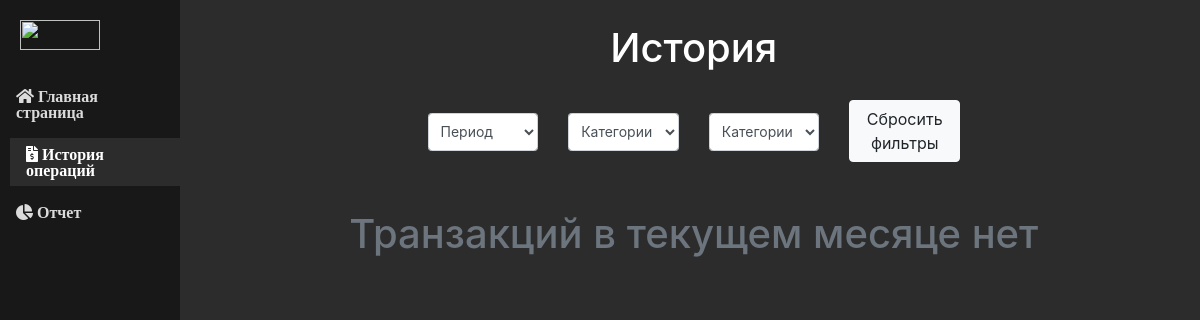
Before: /history with the older database file.
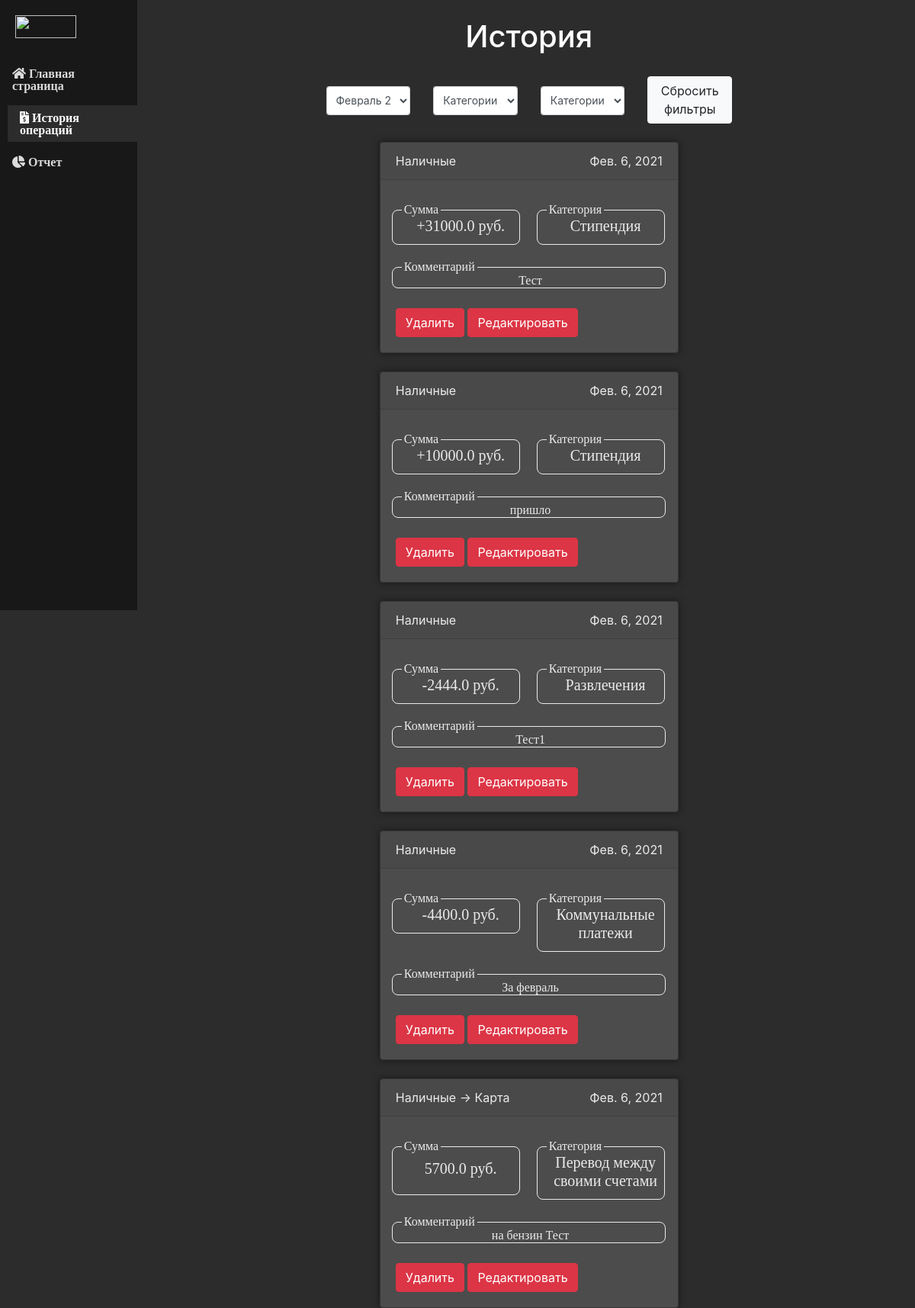
After: the same page with the newer database file.
### core/models.py (models this page shows)
class Transaction(models.Model):
    amount = models.PositiveIntegerField()
    date = models.DateField()
    commentary = models.TextField(blank=True)
    class Meta:
        abstract = True

class IncomeTransaction(Transaction):
    income_category = models.ForeignKey(
        IncomeCategory,
        on_delete=models.PROTECT
    )
    account = models.ForeignKey(
        Account,
        on_delete=models.PROTECT
    )

class Account(models.Model):
    name = models.CharField(max_length=100)

class IncomeCategory(models.Model):
    name = models.CharField(max_length=100)

class ExpenseTransaction(Transaction):
    account = models.ForeignKey(
        Account,
        on_delete=models.PROTECT
    )
    expense_category = models.ForeignKey(
        ExpenseCategory,
        on_delete=models.PROTECT
    )

class ExpenseCategory(models.Model):
    name = models.CharField(max_length=100)

class InnerTransaction(Transaction):
    account_from = models.ForeignKey(
        Account,
        on_delete=models.PROTECT,
        related_name='inner_transaction_from_set'
    )
    account_to = models.ForeignKey(
        Account,
        on_delete=models.PROTECT,
        related_name='inner_transaction_to_set'
    )

### core/views.py (the view, shortened to what this page needs)
# urls.py: path('history', views.history, name='history'),
def history(request):
    url_name = request.resolver_match.url_name  # Получение имени активной страницы
    now = datetime.datetime.now()
    month_filter = now.month  # Значение месяца по умолчанию для фильра по месяцу и году
    year_filter = now.year  # Значение года по умолчанию для фильра по месяцу и году
    income_category = None  # Значение фильтра по категориям дохода
    expense_category = None  # Значение фильтра по категориям расхода
    transactions = utils.get_all_transaction_with_month_and_year_filter(year_filter, month_filter)  # Получение всех существующих транзакций с учетом фильтра по месяцам и годам
    monthDict = utils.get_month()  # Получение всех месяцев и годов существующих транзакций
    incomeCategoriesDict = utils.get_income_categories()  # Получение всех категорий дохода в существующих транзакциях
    expenseCategoriesDict = utils.get_expense_categories()  # Получение всех категорий расхода в существующих транзакциях
    return render(
        request,
        'core/history.html',
        {
            'url_name': url_name,
            'transactions': transactions,
            'month_filter': month_filter,
            'year_filter': year_filter,
            'monthDict': monthDict,
            'income_category': income_category,
            'incomeCategoriesDict': incomeCategoriesDict,
            'expense_category': expense_category,
            'expenseCategoriesDict': expenseCategoriesDict
        }
    )

### core/templatetags/core_custom_tags.py (called while the page is built)
@register.filter(name='division')
def division(value, args):
    return value/args

@register.filter(name='index_search')
def index_search(arr, index):
    return arr[index]

### core/utils.py (called while the page is built)
def get_income_categories():
    incomeT = IncomeTransaction.objects.all()
    incomeCategoriesDict = {
        "income filter inner": "Внутренние переводы",
        0: "Все зачисления"
    }
    for el in incomeT:
        incomeCategoriesDict.update({
            el.income_category.id: el.income_category.name
        })
    return incomeCategoriesDict

def get_expense_categories():
    expenseT = ExpenseTransaction.objects.all()
    expenseCategoriesDict = {
        "expense filter inner": "Внутренние переводы",
        0: "Все расходы"
    }
    for el in expenseT:
        expenseCategoriesDict.update({
            el.expense_category.id: el.expense_category.name
        })
    return expenseCategoriesDict

def get_all_transaction_with_month_and_year_filter(year_filter, month_filter):
    incomeT = IncomeTransaction.objects.filter(
        date__year=year_filter
    ).filter(
        date__month=month_filter
    )
    expenseT = ExpenseTransaction.objects.filter(
        date__year=year_filter
    ).filter(
        date__month=month_filter
    )
    innerT = InnerTransaction.objects.filter(
        date__year=year_filter
    ).filter(
        date__month=month_filter
    )
    transactions = sorted(
        (chain(incomeT, expenseT, innerT)),
        key=attrgetter('date'), reverse=True
    )
    return transactions

### core/templates/core/history.html (shortened to what this page needs)
{% extends 'core/base.html' %}
{% load core_custom_tags %}
{% load static %}
{% block content %}
  <h1 class="text-center my-4">История</h1>
  <div class="row justify-content-center">
    <div class="col-md-10">
      <form id="history-page__month-and-categories-filter" method="POST" action="{% url 'core:history' %}">
        <div class="row justify-content-center align-items-center">
          <div class="col-lg-2 col-md-5">
            <select class="form-control form-control-sm" name="month_filter_history" onchange="this.form.submit()">
              <option disabled {% if not transactions %}selected{% endif %}>Период</option>
              {% for key in monthDict %}
                <option value="{{key}}" {% if month_filter == key|index_search:0 and year_filter == key|index_search:1 %}selected{% endif %}>{{ monthDict|index_search:key }}</option>
              {% endfor %}
            </select>
          </div>
          <div class="col-lg-2 col-md-5">
            <select class="form-control form-control-sm" name="income_filter_history" id="category-filter__income" onchange="applyActionsAndSubmit([resetExpenseFilter])">
              <option value="" disabled {% if income_category == None %}selected{% endif %}>Категории зачислений</option>
            </select>
          </div>
          <div class="col-lg-2 col-md-5">
            <select class="form-control form-control-sm" name="expense_filter_history" id="category-filter__expense" onchange="applyActionsAndSubmit([resetIncomeFilter])();">
              <option value="" disabled {% if expense_category == None %}selected{% endif %}>Категории расходов</option>
            </select>
          </div>
          <div class="col-lg-2 col-md-5">
            <button class="btn btn-light mt-1" onclick="applyActionsAndSubmit([resetIncomeFilter, resetExpenseFilter])">Сбросить фильтры</button>
          </div>
        </div>
      </form>
    </div>
  </div>
  {% if transactions %}
    {% for el in transactions %}
      {% if el.income_category.name %}
        <div class="row justify-content-center row-transaction-history">
          <div class="col-xl-5 col-lg-8 col-md-10">
            <div class="card mt-4">
              <div class="card-header">
                <div class="row">
                  <div class="col-sm">{{ el.account.name }}</div>
                  <div class="col-sm history-date">{{ el.date }}</div>
                </div>
              </div>
              <div class="card-body">
                <div class="row justify-content-around">
                  <div class="col">
                    <fieldset class="reset-this redo-fieldset">
                      <legend class="reset-this redo-legend"> Сумма </legend>
                      <h5 class="card-title  text-center">+{{ el.amount|division:100 }} руб.</h5>
                    </fieldset>
                  </div>
                  <div class="col">
                    <fieldset class="reset-this redo-fieldset">
                      <legend class="reset-this redo-legend"> Категория </legend>
                      <h5 class="card-title  text-center">{{ el.income_category.name }}</h5>
                    </fieldset>
                  </div>
                </div>
                {% if el.commentary %}
                  <div class="row">
                    <div class="col">
                      <fieldset class="reset-this redo-fieldset history-commentary">
                        <legend class="reset-this redo-legend"> Комментарий </legend>
                        <p class="card-text text-center pr-2">{{ el.commentary }}</p>
                      </fieldset>
                    </div>
                  </div>
                {% endif %}
                <div class="row">
                  <div class="col-md-auto mt-3">
                    <form method="POST" action="{% url 'core:history' %}">
                      <button class="btn btn-danger" type="submit" name="IncomeTransactionId" value="{{el.id}}">Удалить</button>
                      <a class="btn btn-danger"  href="edit/{{el.id}}/IncomeTransaction">Редактировать</a>
                    </form>
                  </div>
                </div>
              </div>
            </div>
          </div>
        </div>
      {% endif %}
      {% if el.expense_category.name %}
        <div class="row justify-content-center row-transaction-history">
          <div class="col-xl-5 col-lg-8 col-md-10">
            <div class="card mt-4">
              <div class="card-header">
                <div class="row">
                  <div class="col-sm">{{ el.account.name }}</div>
                  <div class="col-sm history-date">{{ el.date }}</div>
                </div>
              </div>
              <div class="card-body">
                <div class="row justify-content-around">
                  <div class="col">
                    <fieldset class="reset-this redo-fieldset">
                      <legend class="reset-this redo-legend"> Сумма </legend>
                      <h5 class="card-title  text-center">-{{ el.amount|division:100 }} руб.</h5>
                    </fieldset>
                  </div>
                  <div class="col">
                    <fieldset class="reset-this redo-fieldset">
                      <legend class="reset-this redo-legend"> Категория </legend>
                      <h5 class="card-title  text-center">{{ el.expense_category.name }}</h5>
                    </fieldset>
                  </div>
                </div>
                {% if el.commentary %}
                  <div class="row">
                    <div class="col">
                      <fieldset class="reset-this redo-fieldset history-commentary">
                        <legend class="reset-this redo-legend"> Комментарий </legend>
                        <p class="card-text text-center pr-2">{{ el.commentary }}</p>
                      </fieldset>
                    </div>
                  </div>
                {% endif %}
                <div class="row">
                <div class="col-md-auto mt-3">
                  <form method="POST" action="{% url 'core:history' %}">
                    <button class="btn btn-danger" type="submit" name="ExpenseTransactionId" value="{{el.id}}">Удалить</button>
                    <a class="btn btn-danger"  href="edit/{{el.id}}/ExpenseTransaction">Редактировать</a>
                  </form>
                </div>
              </div>
            </div>
          </div>
        </div>
      </div>
    {% endif %}
    {% if el.account_to.name %}
      <div class="row justify-content-center row-transaction-history">
        <div class="col-xl-5 col-lg-8 col-md-10">
          <div class="card mt-4">
            <div class="card-header">
              <div class="row">
                <div class="col-sm">{{ el.account_from.name }} -> {{ el.account_to.name }}</div>
                <div class="col-sm history-date">{{ el.date }}</div>
              </div>
            </div>
            <div class="card-body">
              <div class="row justify-content-around">
                <div class="col">
                  <fieldset class="reset-this redo-fieldset inner-amount">
                    <legend class="reset-this redo-legend"> Сумма </legend>
                    <h5 class="card-title text-center mt-2">{{ el.amount|division:100 }} руб.</h5>
                  </fieldset>
                </div>
                  <div class="col">
                    <fieldset class="reset-this redo-fieldset">
                      <legend class="reset-this redo-legend"> Категория </legend>
                      <h5 class="card-title  text-center">Перевод между своими счетами</h5>
                    </fieldset>
                  </div>
                </div>
                {% if el.commentary %}
                  <div class="row">
                    <div class="col">
                      <fieldset class="reset-this redo-fieldset history-commentary">
                        <legend class="reset-this redo-legend"> Комментарий </legend>
                        <p class="card-text text-center pr-2">{{ el.commentary }}</p>
                      </fieldset>
                    </div>
                  </div>
                {% endif %}
                <div class="row">
                  <div class="col-md-auto mt-3">
                    <form method="POST" action="{% url 'core:history' %}">
                      <button class="btn btn-danger" type="submit" name="InnerTransactionId" value="{{el.id}}">Удалить</button>
                      <a class="btn btn-danger"  href="edit/{{el.id}}/InnerTransaction">Редактировать</a>
                    </form>
                  </div>
                </div>
              </div>
            </div>
          </div>
        </div>
      {% endif %}
    {% endfor %}
  {% else %}
    <p class="text-center text-muted h1 mt-5">Транзакций в текущем месяце нет</p>
  {% endif %}
{% endblock %}

### core/templates/core/base.html (shortened to what this page needs)
{% load static %}
<!DOCTYPE html>
<html lang="ru">
  <head>
    <link
      href="{% static 'vendor/bootstrap/css/bootstrap.min.css' %}"
      rel="stylesheet"
      type="text/css"
    />
    <link
      rel="stylesheet"
      href="{% static 'vendor/fontawesome/css/all.min.css' %}"
      type="text/css"
    />
    <link href="{% static 'css/core.css' %}" rel="stylesheet" type="text/css"/>
  </head>
  <body>
    <div class="container-fluid pl-0">
      <div class="row">
        <div class="col-md-2">
          <aside>
              <a href="{% url 'core:main' %}">
                <img class ="logo" src="{% static 'img/main_logo.png' %}" loading="lazy">
              </a></br>
              <a class="nav-link fas fa-home {% if url_name == 'main' %}active{% endif %}" href="{% url 'core:main' %}"> Главная страница</a></br>
              <a class="nav-link fas fa-file-invoice-dollar {% if url_name == 'history' %}active{% endif %}" href="{% url 'core:history' %}"> История операций</a></br>
              <a class="nav-link fas fa-chart-pie {% if url_name == 'report' %}active{% endif %}" href="{% url 'core:report' %}"> Отчет</a></br>
          </aside>
        </div>
        <div class="col-md-10">
          {% block content %}
          {% endblock %}
        </div>
      </div>
    </div>
  </body>
</html>

### core/static/css/core.css (style rules this page uses)
body { background: #2c2c2c; color: #fff; }
aside { float: left; background: #181818; height: 100vh; width: 15%; position: fixed; }
.logo { margin: 20px; width: 80px; height: 30px; }
.nav-link { margin-top: 10px; color: #dbdbdb; }
.nav-link.active { background-color: #2c2c2c; color: #fff; width: 100%; margin-left: 10px; }
.history-date { text-align: right; }
.reset-this { all: initial; }
.redo-fieldset { border: 1px solid #ecebec; border-radius: 8px; width: 91%; padding-inline-start: 0.75em; color: #ecebec; }
.inner-amount { height: 90%; }
.redo-legend { color: #ecebec; padding-inline-start: 3px; padding-inline-end: 3px; }
.history-commentary { height: 100%; width: 96%; word-wrap: break-word; }
.card { background-color: hsla(0, 0%, 34%, 0.767); border-color: #363636; box-shadow: 0 0 10px rgba(0,0,0,0.5); }
.card-header { color: #ecebec; }
.card-text { color: #ecebec; }
.col { display: flex; padding: 10px; flex-direction: column; }
.form-control { display: inline-block; min-height: 40px; max-height: 100px; margin: 10px auto 5px }
.form-control { min-height: 38px; }

Changed rows visible on the page:
added IncomeTransaction: account.name "Наличные", date "Фев. 6, 2021", amount|division "31000.0", income_category.name "Стипендия", commentary "Тест", {{ el.id }} 2 (drawn)
added IncomeTransaction: account.name "Наличные", date "Фев. 6, 2021", amount|division "10000.0", income_category.name "Стипендия", commentary "пришло", {{ el.id }} 3 (drawn)
added ExpenseTransaction: account.name "Наличные", date "Фев. 6, 2021", amount|division "2444.0", expense_category.name "Развлечения", commentary "Тест1", {{ el.id }} 2 (drawn)
added ExpenseTransaction: account.name "Наличные", date "Фев. 6, 2021", amount|division "4400.0", expense_category.name "Коммунальные платежи", commentary "За февраль", {{ el.id }} 3 (drawn)
added InnerTransaction: account_from.name "Наличные", account_to.name "Карта", date "Фев. 6, 2021", amount|division "5700.0", commentary "на бензин Тест", {{ el.id }} 2 (drawn)
Other visible differences:
form field month_filter_history: "Период" → "Февраль 2021"
text no longer shown: "Транзакций в текущем месяце нет"
